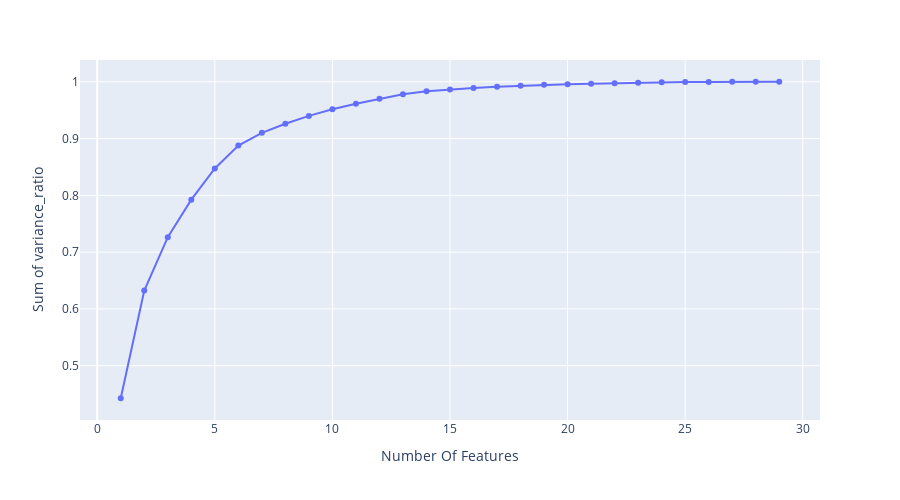

Notebook code cell kept with this figure:
### Code cell
fig = px.scatter(x=range(1,30),y=explained_variance,height=500, labels={"x": "Number Of Features",  "y": "Sum of variance_ratio"}).update_traces(mode='lines+markers')
fig.show()

### Figure 1 — Plotly figure (JSON) as saved in the notebook; plotly's stock layout.template omitted (floating-point values rounded to 4 significant figures)
{"data": [{"hovertemplate": "Number Of Features=%{x}<br>Sum of variance_ratio=%{y}<extra></extra>", "legendgroup": "", "marker": {"color": "#636efa", "symbol": "circle"}, "mode": "lines+markers", "name": "", "orientation": "v", "showlegend": false, "type": "scatter", "x": [1, 2, 3, 4, 5, 6, 7, 8, 9, 10, 11, 12, 13, 14, 15, 16, 17, 18, 19, 20, 21, 22, 23, 24, 25, 26, 27, 28, 29], "xaxis": "x", "y": [0.4427, 0.6324, 0.7264, 0.7924, 0.8473, 0.8876, 0.9101, 0.926, 0.9399, 0.9516, 0.9614, 0.9701, 0.9781, 0.9834, 0.9865, 0.9892, 0.9911, 0.9929, 0.9945, 0.9956, 0.9966, 0.9975, 0.9983, 0.9989, 0.9994, 0.9997, 0.9999, 1.0, 1.0], "yaxis": "y"}], "layout": {"height": 500, "legend": {"tracegroupgap": 0}, "margin": {"t": 60}, "xaxis": {"anchor": "y", "domain": [0, 1], "title": {"text": "Number Of Features"}}, "yaxis": {"anchor": "x", "domain": [0, 1], "title": {"text": "Sum of variance_ratio"}}}}
